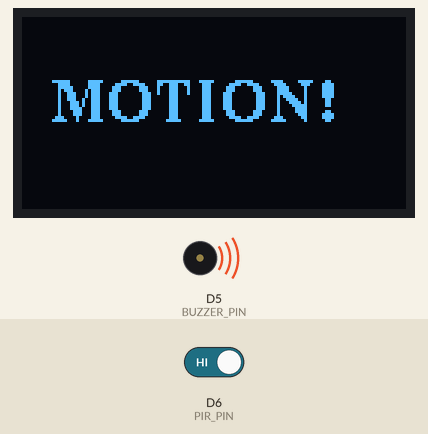
This sketch was run on a simulated ESP8266 (NodeMCU). Parts: 128×64 one-colour display, buzzer (waves = sounding). The test bench sets the inputs (shaded band); at power-on: D6 (PIR_PIN) HIGH. What the sketch prints to the serial monitor is not drawn.

Above: at 3.2 s.
3.3 s: D6 (PIR_PIN) driven LOW
At 4.3 s:
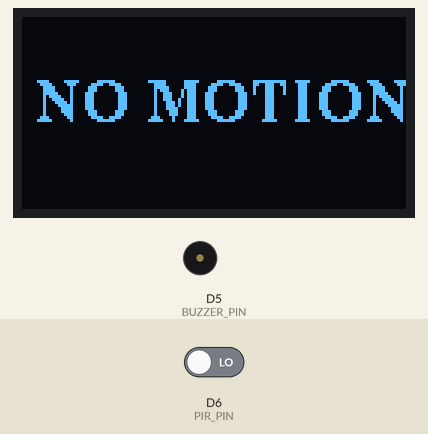
5.0 s: D6 (PIR_PIN) driven HIGH
At 6.4 s:
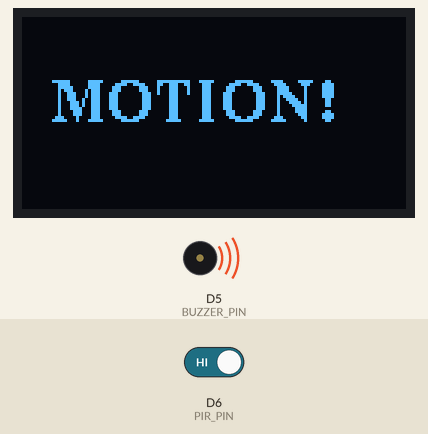
Timing chart, 0 to 8.0 s (numbered marks = the images above; inputs shaded):
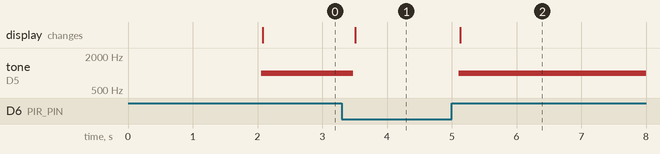

Measured:
- after the input at 3.3 s, tone on D5 (BUZZER_PIN): 1000 Hz → silent after 0.18 s; the display: changes after 0.21 s (image 1)
- after the input at 5.0 s, tone on D5 (BUZZER_PIN): silent → 1000 Hz after 0.11 s; the display: changes after 0.13 s (image 2)

The sketch:

SmartMotionDetection.ino
```cpp
#include <Wire.h>
#include <U8g2lib.h>


#define PIR_PIN D6
#define BUZZER_PIN D5

U8G2_SSD1306_128X64_NONAME_F_HW_I2C u8g2(
  U8G2_R0,
  U8X8_PIN_NONE
);

int motionState = -1;

void setup() {


  Serial.begin(115200);

  pinMode(PIR_PIN, INPUT);
  pinMode(BUZZER_PIN, OUTPUT);


  Wire.begin(D1, D2);


  u8g2.begin();


  u8g2.clearBuffer();
  u8g2.setFont(u8g2_font_ncenB10_tr);
  u8g2.drawStr(10, 30, "SYSTEM READY");
  u8g2.sendBuffer();

  Serial.println("SYSTEM READY");

  delay(2000);
}

void loop() {


  int pirValue = digitalRead(PIR_PIN);


  if (pirValue != motionState) {

    motionState = pirValue;

    u8g2.clearBuffer();
    u8g2.setFont(u8g2_font_ncenB14_tr);

    if (motionState == HIGH) {

      Serial.println("MOTION DETECTED");


      tone(BUZZER_PIN, 1000);

      u8g2.drawStr(10, 35, "MOTION!");

    } else {


      Serial.println("NO MOTION");


      noTone(BUZZER_PIN);


      u8g2.drawStr(5, 35, "NO MOTION");
    }


    u8g2.sendBuffer();
  }

  delay(200);
}
```
